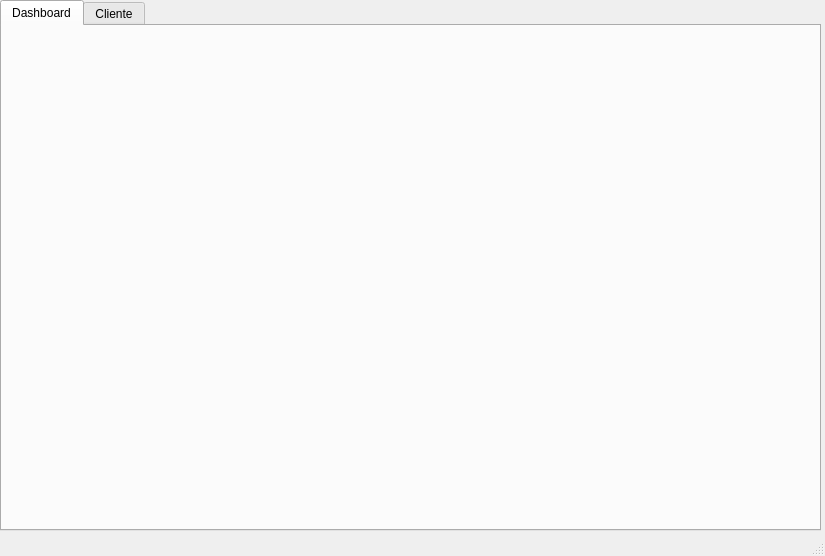
<?xml version="1.0" encoding="UTF-8"?>
<ui version="4.0">
 <class>MainWindow</class>
 <widget class="QMainWindow" name="MainWindow">
  <property name="enabled">
   <bool>true</bool>
  </property>
  <property name="geometry">
   <rect>
    <x>0</x>
    <y>0</y>
    <width>825</width>
    <height>556</height>
   </rect>
  </property>
  <property name="windowTitle">
   <string>GYM SOFT</string>
  </property>
  <widget class="QWidget" name="centralwidget">
   <widget class="QTabWidget" name="tabWidget">
    <property name="geometry">
     <rect>
      <x>0</x>
      <y>0</y>
      <width>821</width>
      <height>531</height>
     </rect>
    </property>
    <property name="tabShape">
     <enum>QTabWidget::TabShape::Rounded</enum>
    </property>
    <property name="currentIndex">
     <number>0</number>
    </property>
    <widget class="QWidget" name="tab_3">
     <attribute name="title">
      <string>Dashboard</string>
     </attribute>
    </widget>
    <widget class="QWidget" name="tab_4">
     <attribute name="title">
      <string>Cliente</string>
     </attribute>
    </widget>
   </widget>
  </widget>
  <widget class="QStatusBar" name="statusbar"/>
 </widget>
 <resources/>
 <connections/>
</ui>
